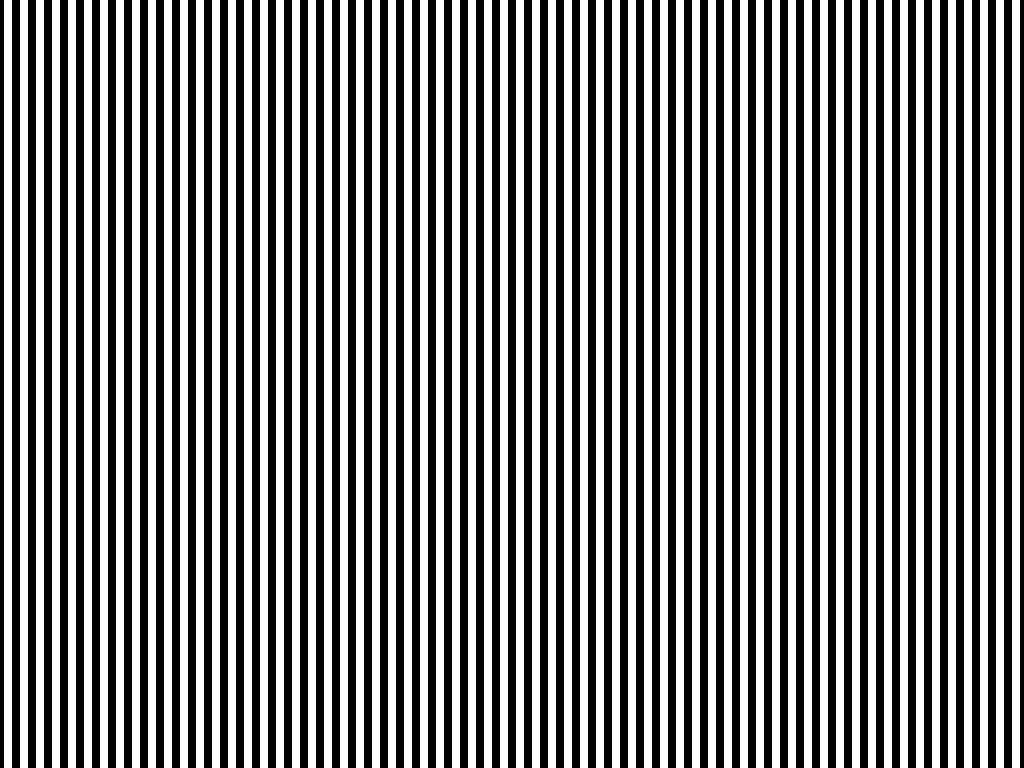
//> input picture gray_projector/Patterns/ConventionalGray/08.bmp, 1024 x 768 px
$ ./test   (built with g++ and OpenCV 4)
//> lines starting //> are read from the running program, lines starting //| are printed output that depends on the picture; after the words box and inside, x2 and y2 are one past the last pixel; in counts of white or black regions, pixels touching at a corner belong together
### gray_projector/ProcGen.hpp
#ifndef PROC_GEN
#define PROC_GEN

#include <stdio.h>
#include <stdlib.h>
#include <math.h>

#include <opencv2/opencv.hpp>

#define VERTICAL 0
#define HORIZONTAL 1

#define PROJECTOR_W 848
#define PROJECTOR_H 480

typedef unsigned int uint;
using namespace cv;

class ProcGen
{
public:
  static Mat getPattern(Size imSize, uint level, uint direction, bool inverted);
private:
  static void drawLine(Mat img, uint start, uint end, uint direction);
};

#endif

### gray_projector/test.cpp
#include <opencv2/opencv.hpp>

#include <iostream>
#include <stdio.h>

#include "ProcGen.hpp"

#define INV_THRESHOLD 2

using namespace cv;

int main(int argc, char ** argv)
{
  VideoCapture cap(1);
  if(!cap.isOpened())
    return -1;
  namedWindow("Scharr", 1);
  namedWindow("Input",1);
  namedWindow("Output", CV_WINDOW_NORMAL); // Pattern output
  namedWindow("Gray", 1);

  Mat buffer;
  Mat out;
  Mat normPattern, invPattern;
  normPattern = imread("Patterns/ConventionalGray/08.bmp",1);
//> normPattern is the input picture: 768 rows x 1024 cols, CV_8UC3; 50% white; 64 white regions, largest, box (x1, y1, x2, y2) and area: (4, 0, 12, 768) 6144, (20, 0, 28, 768) 6144, (36, 0, 44, 768) 6144
  cvtColor(normPattern, normPattern, CV_BGR2GRAY);
  //normPattern = normPattern.t();
  //cv.Resize(normPattern, normPattern, interpolation
  //normPattern.resize(Size(320,240),0);
  Mat whiteMat = Mat::ones(normPattern.size(),normPattern.type())*255;
  subtract(whiteMat, normPattern, invPattern);
//> invPattern: 768 rows x 1024 cols, CV_8UC1; 50% white; 65 white regions, largest, box (x1, y1, x2, y2) and area: (12, 0, 20, 768) 6144, (28, 0, 36, 768) 6144, (44, 0, 52, 768) 6144
  invPattern = normPattern;
  setWindowProperty("Output", CV_WND_PROP_FULLSCREEN,CV_WINDOW_FULLSCREEN);
  imshow("Output",normPattern);
  int patternCount = 0;
  bool invertFlag = false;
  while(1)
  {
    Mat frame;
    cap >> frame;
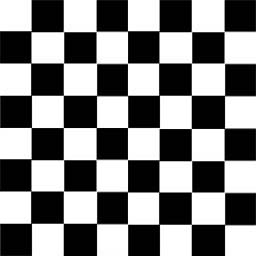
//> input picture ShaderProgram/checker_256x256.bmp, 256 x 256 px, given in place of the camera
//> frame is the input picture: 256 rows x 256 cols, CV_8UC3; min 0, max 255, mean 127.8
    cvtColor(frame, buffer, CV_BGR2GRAY);
    medianBlur(buffer, buffer, 5);
    Scharr(buffer, out, CV_8U,0,1,1,20, BORDER_DEFAULT);
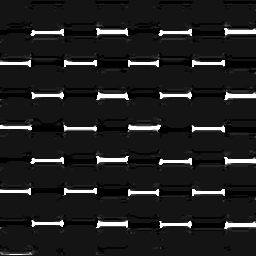
//> out: 256 rows x 256 cols, CV_8UC1; min 0, max 255, mean 31.3
    imshow("Scharr", out);
    imshow("Input", frame);
    patternCount ++;
    if(patternCount > INV_THRESHOLD)
    {
      invertFlag = !invertFlag;
      patternCount = 0;
    }
    if(invertFlag)
    {
      imshow("Output", invPattern);
    }
    else
    {
      imshow("Output", normPattern);
    }
    if(waitKey(30) >= 0)
//> the Esc key is pressed
      break;
  }
  cap.release();
  return 0;
}
